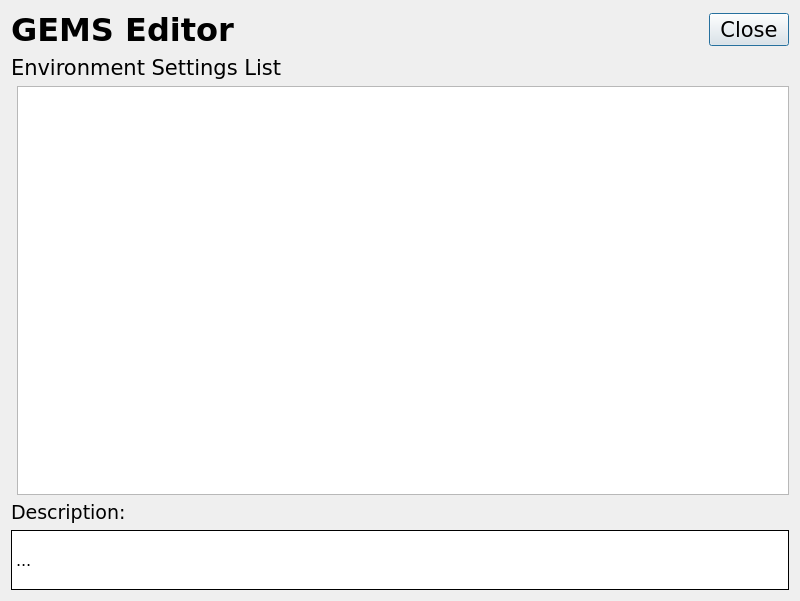
<?xml version="1.0" encoding="UTF-8"?>
<ui version="4.0">
 <class>SettingsDialog</class>
 <widget class="QDialog" name="SettingsDialog">
  <property name="windowModality">
   <enum>Qt::NonModal</enum>
  </property>
  <property name="geometry">
   <rect>
    <x>0</x>
    <y>0</y>
    <width>800</width>
    <height>601</height>
   </rect>
  </property>
  <property name="minimumSize">
   <size>
    <width>640</width>
    <height>480</height>
   </size>
  </property>
  <property name="font">
   <font>
    <family>Verdana</family>
   </font>
  </property>
  <property name="windowTitle">
   <string>Dialog</string>
  </property>
  <property name="modal">
   <bool>false</bool>
  </property>
  <layout class="QGridLayout" name="gridLayout_2">
   <item row="0" column="0">
    <layout class="QGridLayout" name="gridLayout">
     <item row="4" column="0" colspan="2">
      <widget class="QLabel" name="Label9">
       <property name="font">
        <font>
         <family>Verdana</family>
         <pointsize>14</pointsize>
         <italic>false</italic>
        </font>
       </property>
       <property name="text">
        <string>Description:</string>
       </property>
       <property name="alignment">
        <set>Qt::AlignBottom|Qt::AlignLeading|Qt::AlignLeft</set>
       </property>
      </widget>
     </item>
     <item row="5" column="0" colspan="2">
      <widget class="QLabel" name="xxHelpLabel">
       <property name="minimumSize">
        <size>
         <width>0</width>
         <height>60</height>
        </size>
       </property>
       <property name="font">
        <font>
         <family>Verdana</family>
         <pointsize>12</pointsize>
         <italic>false</italic>
         <bold>false</bold>
        </font>
       </property>
       <property name="styleSheet">
        <string notr="true">background: rgb(255, 255, 255)</string>
       </property>
       <property name="frameShape">
        <enum>QFrame::Box</enum>
       </property>
       <property name="text">
        <string>...</string>
       </property>
       <property name="alignment">
        <set>Qt::AlignLeading|Qt::AlignLeft|Qt::AlignVCenter</set>
       </property>
       <property name="wordWrap">
        <bool>true</bool>
       </property>
      </widget>
     </item>
     <item row="2" column="1">
      <widget class="QTableView" name="settings_tableView">
       <property name="font">
        <font>
         <family>Verdana</family>
         <pointsize>12</pointsize>
        </font>
       </property>
       <property name="editTriggers">
        <set>QAbstractItemView::DoubleClicked</set>
       </property>
       <property name="alternatingRowColors">
        <bool>true</bool>
       </property>
       <property name="selectionMode">
        <enum>QAbstractItemView::SingleSelection</enum>
       </property>
       <property name="selectionBehavior">
        <enum>QAbstractItemView::SelectItems</enum>
       </property>
       <attribute name="horizontalHeaderVisible">
        <bool>false</bool>
       </attribute>
       <attribute name="horizontalHeaderStretchLastSection">
        <bool>true</bool>
       </attribute>
       <attribute name="verticalHeaderVisible">
        <bool>true</bool>
       </attribute>
       <attribute name="verticalHeaderStretchLastSection">
        <bool>false</bool>
       </attribute>
      </widget>
     </item>
     <item row="0" column="0" colspan="2">
      <layout class="QHBoxLayout" name="horizontalLayout">
       <item>
        <layout class="QHBoxLayout" name="horizontalLayout_3">
         <item>
          <widget class="QLabel" name="label_5">
           <property name="font">
            <font>
             <family>Verdana</family>
             <pointsize>24</pointsize>
             <bold>true</bold>
            </font>
           </property>
           <property name="text">
            <string>GEMS Editor</string>
           </property>
          </widget>
         </item>
         <item>
          <spacer name="horizontalSpacer">
           <property name="orientation">
            <enum>Qt::Horizontal</enum>
           </property>
           <property name="sizeHint" stdset="0">
            <size>
             <width>18</width>
             <height>20</height>
            </size>
           </property>
          </spacer>
         </item>
         <item>
          <widget class="QLabel" name="label_6">
           <property name="maximumSize">
            <size>
             <width>50</width>
             <height>50</height>
            </size>
           </property>
           <property name="text">
            <string/>
           </property>
           <property name="pixmap">
            <pixmap resource="gemsedit.qrc">:/newPrefix/media/Agate-icon.png</pixmap>
           </property>
           <property name="scaledContents">
            <bool>true</bool>
           </property>
          </widget>
         </item>
        </layout>
       </item>
       <item>
        <spacer name="horizontalSpacer_2">
         <property name="orientation">
          <enum>Qt::Horizontal</enum>
         </property>
         <property name="sizeHint" stdset="0">
          <size>
           <width>148</width>
           <height>20</height>
          </size>
         </property>
        </spacer>
       </item>
       <item>
        <widget class="QPushButton" name="applyButton">
         <property name="font">
          <font>
           <family>Verdana</family>
           <pointsize>16</pointsize>
           <italic>false</italic>
          </font>
         </property>
         <property name="text">
          <string>Close</string>
         </property>
        </widget>
       </item>
      </layout>
     </item>
     <item row="1" column="0" colspan="2">
      <widget class="QLabel" name="label_2">
       <property name="font">
        <font>
         <family>Verdana</family>
         <pointsize>16</pointsize>
         <italic>false</italic>
        </font>
       </property>
       <property name="text">
        <string>Environment Settings List</string>
       </property>
      </widget>
     </item>
    </layout>
   </item>
  </layout>
 </widget>
 <resources>
  <include location="gemsedit.qrc"/>
 </resources>
 <connections/>
</ui>
